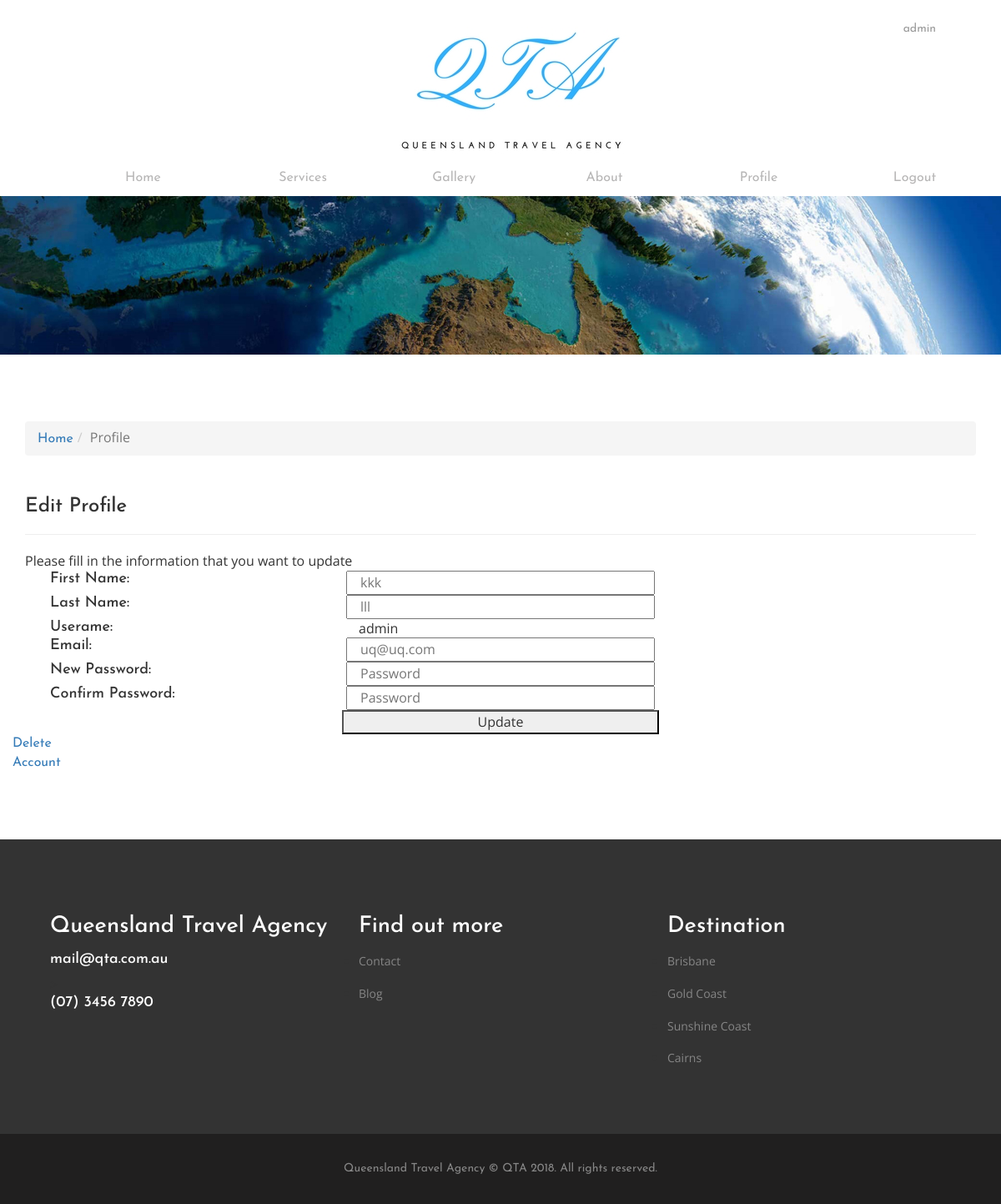
Page /profile.php (signed in) on the committed database.
### tables this page shows
CREATE TABLE `customer` (
  `ID` int(10) UNSIGNED NOT NULL,
  `FirstName` varchar(20) NOT NULL,
  `LastName` varchar(20) NOT NULL,
  `Email` varchar(100) NOT NULL,
  `Username` varchar(15) NOT NULL,
  `Password` varchar(60) NOT NULL
);

### profile.php (the view, shortened to what this page needs)
<?php
	require("connectDatabaseObject.php");
	if(isset($_SESSION["username"])) {
		$username = $_SESSION["username"];
		$sql_query = "SELECT Firstname, LastName, Username, Email FROM customer Where username = ?";
		$stmt_object = $db_link -> prepare($sql_query);
		$stmt_object -> bind_param("s", $username);
		$stmt_object -> execute();
		$result = $stmt_object -> get_result();
		$row_result = $result -> fetch_row();
	} else {
		header("Location: index.php");
	}
?>
<!DOCTYPE html>
<html>
<head>
<link rel="stylesheet" href="https://stackpath.bootstrapcdn.com/bootstrap/4.1.0/css/bootstrap.min.css">
<link href="css/bootstrap.css" rel="stylesheet" type="text/css" media="all" />
<link href="css/style.css" rel="stylesheet" type="text/css" media="all" />
</head>
<body>
	<div>
		<div class="col-lg-4 col-md-4 col-sm-4 col-xs-4 col-md-offset-4 col-lg-offset-4 col-sm-offset-4 col-xs-offset-4">
			<a href="index.php" class="logo-image"><img class="logo-image-size" src="images/logo.jpg" alt="logo"></a>
		</div>
			<?php
			if(isset($_SESSION["username"])) {
				echo "<div class=\"logo-right\">
							<ul>
								<li><a>".$_SESSION["username"]."</a></li>
							</ul>
						</div>";
			}
		?>
	</div>
	<div class="container-fluid header-navigation" style="margin-bottom: 10px;">
		<div class="navigationbar navigationbar-default">
			<div class="row navigation navigationbar-nav">
				<div class="col-md-4 col-lg-2 col-xs-12 col-sm-4 top-nav"><a href="index.php">Home</a></div>
				<div class="col-md-4 col-lg-2 col-xs-12 col-sm-4 top-nav"><a href="services.php">Services</a></div>
				<div class="col-md-4 col-lg-2 col-xs-12 col-sm-4 top-nav"><a href="gallery.php">Gallery</a></div>
				<div class="col-md-4 col-lg-2 col-xs-12 col-sm-4 bot-nav"><a href="about.php">About</a></div>
				<?php
				if(!isset($_SESSION["username"])) {
					echo "<div class=\"col-md-4 col-lg-2 col-xs-12 col-sm-4 bot-nav\"><a href=\"login.php\">Login</a></div>
					<div class=\"col-md-4 col-lg-2 col-xs-12 col-sm-4 bot-nav\"><a href=\"register.php\">Register</a></div>";
				} else {
					echo "<div class=\"col-md-4 col-lg-2 col-xs-12 col-sm-4\"><a href=\"profile.php\">Profile</a></div>
					<div class=\"col-md-4 col-lg-2 col-xs-12 col-sm-4\"><a href=\"index.php?logout=true\">Logout</a></div>";
				}
				?>
			</div>
		</div>
	</div>
	<div class="banner1">
	</div>
<div class="container register-form">
			<ol class="breadcrumb breadco">
				<li><a href="index.php">Home</a></li>
				<li class="active">Profile</li>
			</ol>
				<div class="row">
					<form method="POST" class="col-md-12 col-xs-12" name="profile" id="profile" onSubmit="return checkValidEdition()">
						<h3>Edit Profile</h3>
						<hr>
						<p>Please fill in the information that you want to update</p>
						<div class="col-md-12">
							<h4 class="col-md-4">First Name:</h4>
							<input class="col-md-4" name="fname" placeholder=<?php echo "\"".$row_result[0]."\"";?>>
							<div class="col-md-4" id="errfnamemsg"></div>
						</div>
						<div class="col-md-12">
							<h4 class="col-md-4">Last Name:</h4>
							<input class="col-md-4" name="lname" placeholder=<?php echo "\"".$row_result[1]."\"";?>>
							<div class="col-md-4" id="errlnamemsg"></div>
						</div>
						<div class="col-md-12">
							<h4 class="col-md-4">Userame:</h4>
							<div class="col-md-4"><?php echo $row_result[2];?></div>
						</div>
						<div class="col-md-12">
							<h4 class="col-md-4">Email:</h4>
							<input class="col-md-4" name="email" placeholder=<?php echo "\"".$row_result[3]."\"";?>>
							<div class="col-md-4" id="erremailmsg"></div>
						</div>
						<div class="col-md-12">
							<h4 class="col-md-4">New Password:</h4>
							<input class="col-md-4" name="password" type="password" placeholder="Password">
							<div class="col-md-4" id="errpwmsg"></div>
						</div>
						<div class="col-md-12">
							<h4 class="col-md-4">Confirm Password:</h4>
							<input class="col-md-4" name="ckpassword" type="password" placeholder="Password">
							<div class="col-md-4" id="errckpwmsg"></div>
						</div>
						<button type="submit" name="action" value="update" class="col-md-4 col-md-offset-4">Update</button>
					</form>
					<div class="row">
						<a href="profile.php?delete=true" class="col-lg-4">Delete Account</a>
					</div>
				</div>
</div>
	<div class="footer">
		<div class="container">
			<div class="footer-row">
				<div class="col-md-4 col-sm-12 col-xs-12 footer-grids">
					<h3>Queensland Travel Agency</h3>
					<h4>mail@qta.com.au</h4>>
					<h4>(07) 3456 7890</h4>
				</div>
				<div class="col-md-4 col-sm-12 col-xs-12 footer-grids">
					<h3>Find out more</h3>
					<ul>
						<li><a href="contact.php">Contact</a></li>
						<li><a href="https://blog.queensland.com/">Blog</a></li>
					</ul>
				</div>
        <div class="col-md-4 col-sm-12 col-xs-12 footer-grids">
          <h3>Destination</h3>
          <ul>
            <li><a href="destination.php?destination=Brisbane">Brisbane</a></li>
            <li><a href="destination.php?destination=Gold Coast">Gold Coast</a></li>
            <li><a href="destination.php?destination=Sunshine Coast">Sunshine Coast</a></li>
            <li><a href="destination.php?destination=Cairns">Cairns<a/></li>
          </ul>
        </div>
				<div class="clearfix"> </div>
			</div>
		</div>
	</div>
	<div class="footer-bottom">
		<div class="container">
			<p>Queensland Travel Agency &copy; QTA 2018. All rights reserved.</p>
		</div>
	</div>
</body>
</html>

### css/style.css (style rules this page uses)
html, body { font-size: 100%; background:#ffffff; font-family: 'Open Sans', sans-serif; }
h1,h2,h3,h4,h5,h6,a { margin:0; font-family: 'Josefin Sans', sans-serif; }
p { margin:0; }
ul,label { margin:0; padding:0; }
.logo-image { display: block; }
.logo-right { float:right; margin-right:4em; }
.logo-right ul { padding: 1.3em 0 0; }
.logo-right ul li { display:inline-block; color:#999; font-size:14px; margin: 0 1em; }
.logo-right ul li a { color:#999; text-decoration:none; }
.header-navigation { background-color: #fff; }
.navigationbar-default { background: none; border: none; }
.navigationbar-default .navigationbar-nav > div > a { color: #B7B6B6; }
.navigationbar-nav { float: none; margin-left: 5em; }
.navigationbar { margin-bottom: 0; }
.navigation > div > a { padding: 20px 40px; }
.banner1 { background:url(../images/queensland.jpg) no-repeat 0px 0px; background-size:cover; -webkit-background-size:cover; -moz-background-size:cover; -ms-background-size:cover; -o-background-size:cover; min-height:300px; }
.banner-bottom,.features,.typo,.contact-grids,.gallery,.services,.about,.events,.history,.single, .register-form, .login-form, .destination, .package, .cart { padding:5em 0; }
.footer { padding: 5em 0 4em; background-color: rgb(51, 51, 51); }
.footer h4 { margin:0 0 .5em; color: #fff; }
.footer h3 { color: #fff; font-size: 1.7em; margin:0.4em 0 .5em; }
.footer-grids ul li { margin-bottom: 1em; }
.footer-grids ul li a { color: #868686; font-size:14px; text-decoration: none; font-family: 'Open Sans', sans-serif; }
.footer-bottom { background-color: #201F1F; padding: 2em 0; text-align: center; }
.footer-bottom p { color: #868686; margin:0; font-size: 14px; }
.breadco { margin:0 0 3em; }
ol { margin-bottom: 44px; }
@media (max-width:1366px) { .banner1 { min-height: 190px; } }

### rows in the picture
customer: fname "kkk", lname "lll", Username "admin", email "uq@uq.com"

### other values in the picture
$_SESSION["username"] "admin"
